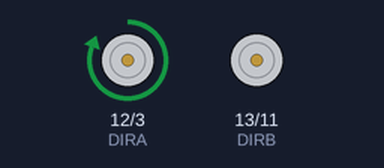
Bench run of a sketch on a simulated Arduino Uno, built with avr-gcc and run on an emulated ATmega328P. On the bench: direction and speed pins drawn as motors (green arrow = direction pin HIGH = forward, orange = LOW = backward, longer = more drive).

Above: at 0.5 s.
At 1.5 s:
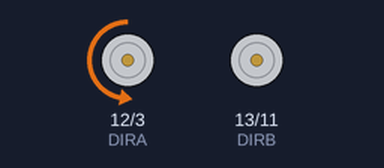
At 2.5 s:
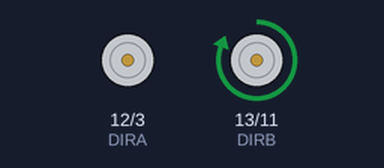
At 5.5 s:
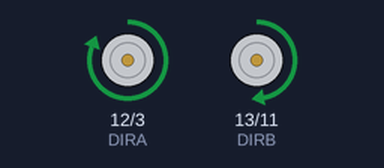
Timing chart, 0 to 6.5 s (numbered marks = the images above):
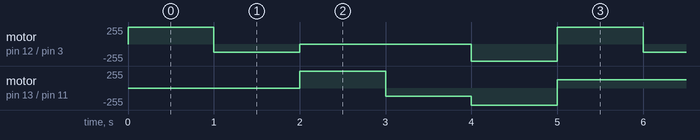

Measured:
- by itself, motor on pin 12 (DIRA) / pin 3 (PWMA): repeats every 5.0 s: backward 127/255 1.0 s, stopped 2.0 s, backward 255/255 1.0 s, forward 255/255 1.0 s
- by itself, motor on pin 13 (DIRB) / pin 11 (PWMB): repeats every 5.0 s: backward 127/255 1.0 s, backward 255/255 1.0 s, forward 127/255 2.0 s, forward 255/255 1.0 s

The sketch:

explorito_3v0.ino
```cpp
/*
 * 3v0 es la version donde se implementa el manejo de Ardumoto
 * tal como lo hacen en el tutorial de Sparkfun
 * 21 - Jul - 2015
 */

/* Ardumoto Example Sketch
  by: Jim Lindblom
  date: November 8, 2013
  license: Public domain. Please use, reuse, and modify this
  sketch!

  Three useful functions are defined:
    setupArdumoto() -- Setup the Ardumoto Shield pins
    driveArdumoto([motor], [direction], [speed]) -- Drive [motor]
      (0 for A, 1 for B) in [direction] (0 or 1) at a [speed]
      between 0 and 255. It will spin until told to stop.
    stopArdumoto([motor]) -- Stop driving [motor] (0 or 1).

  setupArdumoto() is called in the setup().
  The loop() demonstrates use of the motor driving functions.
*/

// Clockwise and counter-clockwise definitions.
// Depending on how you wired your motors, you may need to swap.
#define CW  0
#define CCW 1

// Motor definitions to make life easier:
#define MOTOR_A 0
#define MOTOR_B 1

// Pin Assignments //
// Don't change these! These pins are statically defined by shield layout
const byte PWMA = 3;  // PWM control (speed) for motor A
const byte PWMB = 11; // PWM control (speed) for motor B
const byte DIRA = 12; // Direction control for motor A
const byte DIRB = 13; // Direction control for motor B

void setup()
{
  setupArdumoto(); // Set all pins as outputs
}

void loop()
{
  // Drive motor A (and only motor A) at various speeds, then stop.
  driveArdumoto(MOTOR_A, CCW, 255); // Set motor A to CCW at max
  delay(1000);  // Motor A will spin as set for 1 second
  driveArdumoto(MOTOR_A, CW, 127);  // Set motor A to CW at half
  delay(1000);  // Motor A will keep trucking for 1 second
  stopArdumoto(MOTOR_A);  // STOP motor A

  // Drive motor B (and only motor B) at various speeds, then stop.
  driveArdumoto(MOTOR_B, CCW, 255); // Set motor B to CCW at max
  delay(1000);  // Motor B will spin as set for 1 second
  driveArdumoto(MOTOR_B, CW, 127);  // Set motor B to CW at half
  delay(1000);  // Motor B will keep trucking for 1 second
  stopArdumoto(MOTOR_B);  // STOP motor B

  // Now spin both!
  driveArdumoto(MOTOR_A, CW, 255);  // Motor A at max speed.
  driveArdumoto(MOTOR_B, CW, 255);  // Motor B at max speed.
  delay(1000);  // Drive forward for a second
  // Now go backwards at half that speed:
  driveArdumoto(MOTOR_A, CCW, 127);  // Motor A at max speed.
  driveArdumoto(MOTOR_B, CCW, 127);  // Motor B at max speed.
}

// driveArdumoto drives 'motor' in 'dir' direction at 'spd' speed
void driveArdumoto(byte motor, byte dir, byte spd)
{
  if (motor == MOTOR_A)
  {
    digitalWrite(DIRA, dir);
    analogWrite(PWMA, spd);
  }
  else if (motor == MOTOR_B)
  {
    digitalWrite(DIRB, dir);
    analogWrite(PWMB, spd);
  }
}

// stopArdumoto makes a motor stop
void stopArdumoto(byte motor)
{
  driveArdumoto(motor, 0, 0);
}

// setupArdumoto initialize all pins
void setupArdumoto()
{
  // All pins should be setup as outputs:
  pinMode(PWMA, OUTPUT);
  pinMode(PWMB, OUTPUT);
  pinMode(DIRA, OUTPUT);
  pinMode(DIRB, OUTPUT);

  // Initialize all pins as low:
  digitalWrite(PWMA, LOW);
  digitalWrite(PWMB, LOW);
  digitalWrite(DIRA, LOW);
  digitalWrite(DIRB, LOW);
}
```
